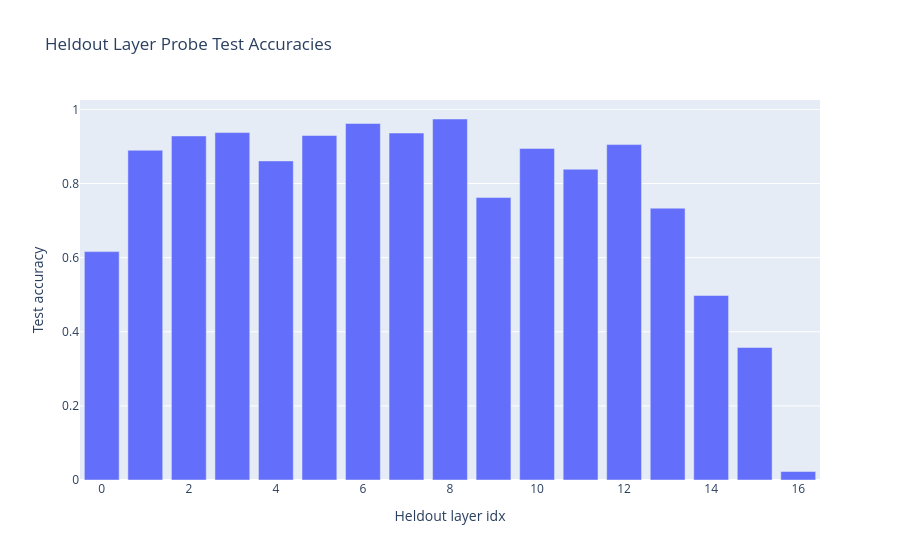

Here is the notebook cell this chart was saved with:
### Code cell
heldoneout_test_accs = torch.zeros(len(heldoneout_probes)) - float("nan")
for heldout_layer_idx, probe in heldoneout_probes.items():
    probe.eval()
    with torch.no_grad():
        test_logits = probe(test_hidden_states[heldout_layer_idx].float().to(device), holdout_eval_tokens=False)
        test_accuracy = (test_logits.argmax(dim=-1) == test_labels).float().mean().item()
        heldoneout_test_accs[heldout_layer_idx] = test_accuracy

plotly.express.bar(
    x=list(heldoneout_probes.keys()),
    y=heldoneout_test_accs.numpy(),
    labels={"x": "Heldout layer idx", "y": "Test accuracy"},
    title="Heldout Layer Probe Test Accuracies",
)

### Figure 1 — Plotly figure (JSON) as saved in the notebook; plotly's stock layout.template omitted (floating-point values rounded to 4 significant figures)
{"data": [{"hovertemplate": "Heldout layer idx=%{x}<br>Test accuracy=%{y}<extra></extra>", "legendgroup": "", "marker": {"color": "#636efa", "pattern": {"shape": ""}}, "name": "", "orientation": "v", "showlegend": false, "textposition": "auto", "type": "bar", "x": [0, 1, 2, 3, 4, 5, 6, 7, 8, 9, 10, 11, 12, 13, 14, 15, 16], "xaxis": "x", "y": [0.6163, 0.8897, 0.9283, 0.9375, 0.861, 0.9296, 0.9621, 0.9362, 0.9741, 0.7621, 0.8947, 0.8386, 0.9051, 0.7335, 0.4978, 0.3575, 0.02288], "yaxis": "y"}], "layout": {"barmode": "relative", "legend": {"tracegroupgap": 0}, "title": {"text": "Heldout Layer Probe Test Accuracies"}, "xaxis": {"anchor": "y", "domain": [0.0, 1.0], "title": {"text": "Heldout layer idx"}}, "yaxis": {"anchor": "x", "domain": [0.0, 1.0], "title": {"text": "Test accuracy"}}}}
